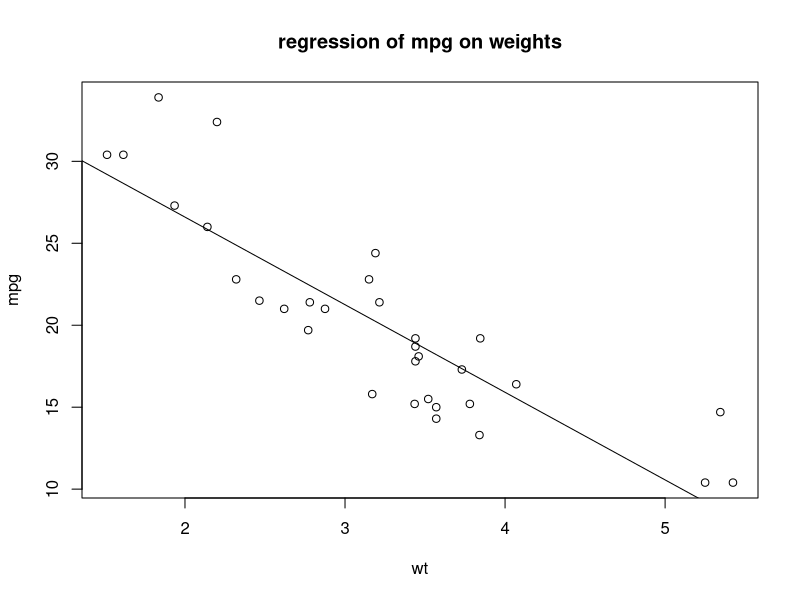

The R source for this figure: (Note: this script raises an error after producing the figure.)
jpeg("fig1.jpg") # don't forget the format .jpg
 attach(mtcars)
 plot(wt,mpg)
 abline(lm(mpg~wt)) # use ~ but not "-" 辅助线
 title("regression of mpg on weights")
 detach(mtcars)
dev.off()
 
dosage <- c(20,30,40,45,60)
drugA <- c(16,20,27,40,60)
drugB <- c(15,18,25,31,40)
plot(dosage,drugA,type = "e") # work when type=b/c

opar <- par(no.readonly = TRUE)
par(fig=c(0, 0.8, 0, 0.8))  # 设置画布大小
par(lty=2,pch=17) #lty设置线条类型，pch设置符号类型
plot(dosage,drugA,type = "b",lwd=3,cex=2,col="red",
     main="clinical trials for drugA",col.main="black",
     sub="this is a hypothetical data",col.sub="black",
     xlab="dosage",ylab="drug response",col.lab="black",cex.lab=.75,
     xlim=c(0,60),ylim=c(0,70))
lines(dosage,drugB,type = "b",pch=17,lty=2,col="blue")
install.packages("Hmisc")
install.packages(c("lattice","survival","Formula","ggplot2"))
library(Hmisc)
minor.tick(nx=3,ny=3,tick.ratio=0.5) #do not miss rato with ratio
legend("topleft",inset=.05,title = "drug type",c("A","B"),
       lty=c(1,2),pch=c(15,17),col=c("red","blue"))
#xlim ylim 设置坐标轴，xlab设置坐标轴名称
#type设置点类型,lwd设置线宽，cex设置点放大比例
par(opar)
install.packages("RColorBrewer")
library(RColorBrewer)
n <- 7
mycolors <- brewer.pal(n,"Set1") #use Set not set
barplot(rep(1,n),col=mycolors)
par(fig=c(0, 0.8, 0.2, 1), new=TRUE) 
boxplot(dosage,axes=FALSE,horizontal=TRUE)
